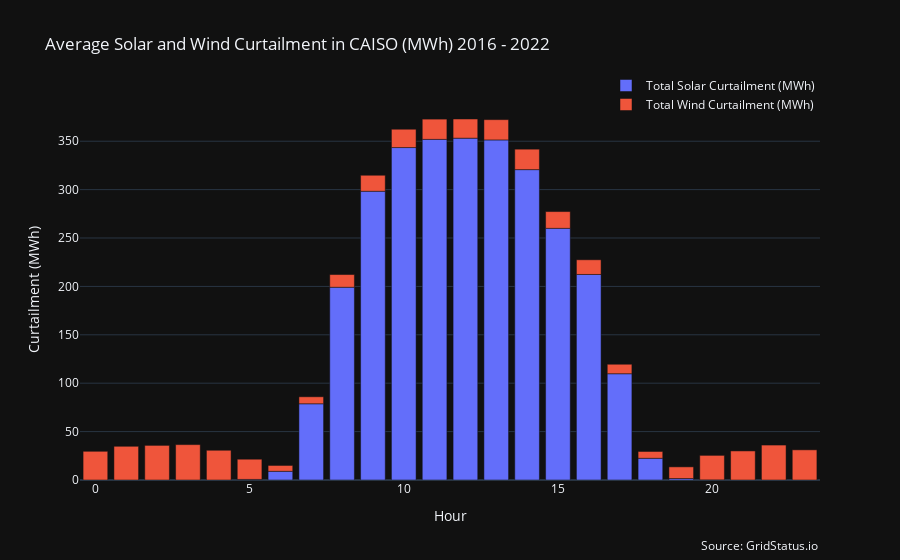

Source (notebook cell):
### Code cell
curtailment["Hour"] = curtailment.index.hour

hourly_avg = curtailment.groupby("Hour").mean()

fig = px.bar(hourly_avg,
    x=hourly_avg.index, y=["Total Solar Curtailment (MWh)", "Total Wind Curtailment (MWh)"],
    title="Average Solar and Wind Curtailment in CAISO (MWh) 2016 - 2022",)
fig.update_layout(legend=dict(
    yanchor="bottom",
    y=.95,
    xanchor="right",
    x=1,
    title_text=None
))
fig.update_yaxes(title_text="Curtailment (MWh)")
save_figure(fig, "hourly_avg_curtailment")

### Figure 1 — Plotly figure (JSON) as saved in the notebook; plotly's stock layout.template omitted (floating-point values rounded to 4 significant figures)
{"data": [{"alignmentgroup": "True", "hovertemplate": "variable=Total Solar Curtailment (MWh)<br>Hour=%{x}<br>value=%{y}<extra></extra>", "legendgroup": "Total Solar Curtailment (MWh)", "marker": {"color": "#636efa", "pattern": {"shape": ""}}, "name": "Total Solar Curtailment (MWh)", "offsetgroup": "Total Solar Curtailment (MWh)", "orientation": "v", "showlegend": true, "textposition": "auto", "type": "bar", "x": [0, 1, 2, 3, 4, 5, 6, 7, 8, 9, 10, 11, 12, 13, 14, 15, 16, 17, 18, 19, 20, 21, 22, 23], "xaxis": "x", "y": [0, 0, 0, 0, 0, 0.6009, 8.985, 78.74, 199.1, 298.3, 343.5, 351.9, 353.2, 351.3, 320.6, 260.0, 212.3, 109.8, 22.43, 1.535, 0.1496, 0, 0, 0], "yaxis": "y"}, {"alignmentgroup": "True", "hovertemplate": "variable=Total Wind Curtailment (MWh)<br>Hour=%{x}<br>value=%{y}<extra></extra>", "legendgroup": "Total Wind Curtailment (MWh)", "marker": {"color": "#EF553B", "pattern": {"shape": ""}}, "name": "Total Wind Curtailment (MWh)", "offsetgroup": "Total Wind Curtailment (MWh)", "orientation": "v", "showlegend": true, "textposition": "auto", "type": "bar", "x": [0, 1, 2, 3, 4, 5, 6, 7, 8, 9, 10, 11, 12, 13, 14, 15, 16, 17, 18, 19, 20, 21, 22, 23], "xaxis": "x", "y": [29.65, 34.83, 35.76, 36.56, 30.72, 20.89, 6.052, 7.239, 13.14, 16.54, 18.93, 20.92, 19.8, 20.95, 21.15, 17.33, 15.17, 9.813, 7.047, 12.03, 25.29, 30.03, 36.09, 31.16], "yaxis": "y"}], "layout": {"annotations": [{"showarrow": false, "text": "Source: GridStatus.io", "x": 1, "xref": "paper", "y": -0.2, "yref": "paper"}], "barmode": "relative", "legend": {"title": {}, "tracegroupgap": 0, "x": 1, "xanchor": "right", "y": 0.95, "yanchor": "bottom"}, "title": {"text": "Average Solar and Wind Curtailment in CAISO (MWh) 2016 - 2022"}, "xaxis": {"anchor": "y", "domain": [0, 1], "title": {"text": "Hour"}}, "yaxis": {"anchor": "x", "domain": [0, 1], "title": {"text": "Curtailment (MWh)"}}}}
